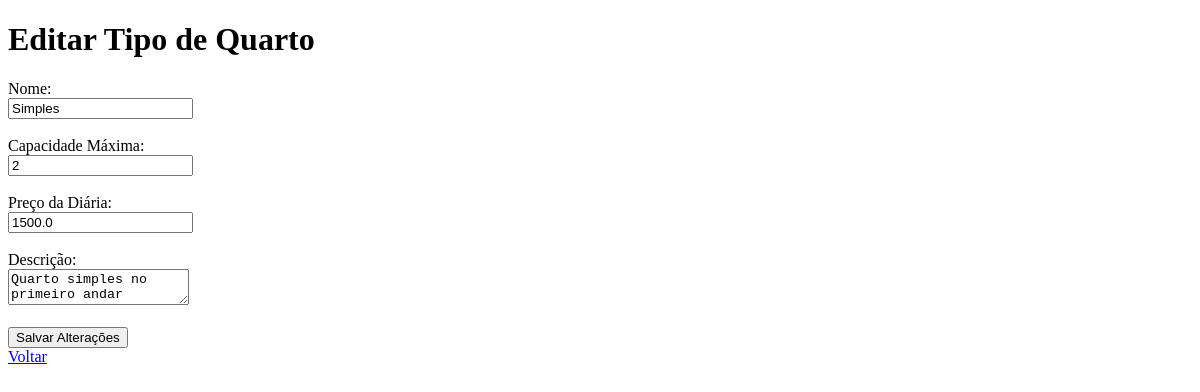
The app's page /tipos_quarto/editar/2, older data.
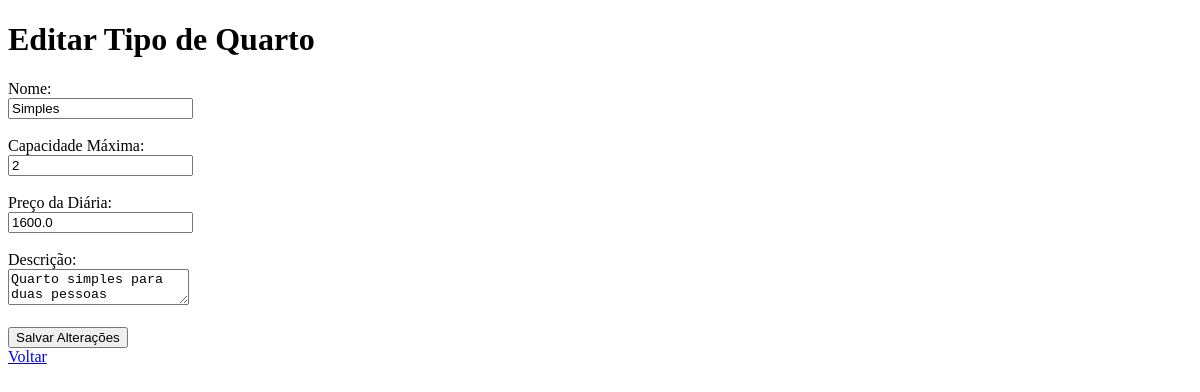
The same page, newer data.
### models/models.py (models this page shows)
class TipoQuarto(db.Model):
    __tablename__ = 'tipos_quarto'
    id_tipo = db.Column(db.Integer, primary_key=True, autoincrement=True)
    nome_tipo = db.Column(db.String(50), unique=True, nullable=False)
    capacidade_maxima = db.Column(db.Integer, nullable=False)
    preco_diaria_base = db.Column(db.Float, nullable=False)
    descricao = db.Column(db.Text)

### controllers/controller.py (the view, shortened to what this page needs)
@main.route('/tipos_quarto/editar/<int:id>', methods=['GET', 'POST'])
def editar_tipo_quarto(id):
    tipo = TipoQuarto.query.get_or_404(id)
    return render_template('tipos_quarto/editar.html', tipo=tipo)

### templates/tipos_quarto/editar.html
<!DOCTYPE html>
<html lang="pt-br">
<head><meta charset="UTF-8"><title>Editar Tipo</title></head>
<body>
    <h1>Editar Tipo de Quarto</h1>
    <form method="POST">
        <label>Nome:</label><br>
        <input type="text" name="nome" value="{{ tipo.nome_tipo }}" required><br><br>
        <label>Capacidade Máxima:</label><br>
        <input type="number" name="capacidade" value="{{ tipo.capacidade_maxima }}" required><br><br>
        <label>Preço da Diária:</label><br>
        <input type="number" step="0.01" name="preco" value="{{ tipo.preco_diaria_base }}" required><br><br>
        <label>Descrição:</label><br>
        <textarea name="descricao">{{ tipo.descricao }}</textarea><br><br>
        <button type="submit">Salvar Alterações</button>
    </form>
    <a href="{{ url_for('main.listar_tipos_quarto') }}">Voltar</a>
</body>
</html>

Row changes from the older to the newer data that the page shows:
changed TipoQuarto "Simples": preco "1500.0" → "1600.0"; descricao "Quarto simples no primeiro andar" → "Quarto simples para duas pessoas"
